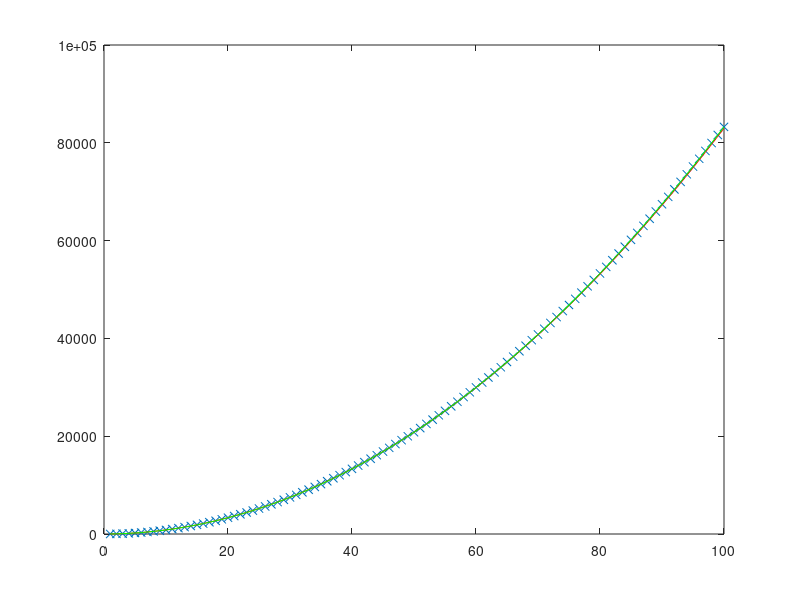

Write MATLAB code to recreate this figure.
function cg_conv
% CG_CONV Short description of cg_conv.
%   CG_CONV Long description of cg_conv.
%
% Example (<a href="matlab:run_example cg_conv">run</a>)
%
% See also

%   Elmar Zander
%   Copyright 2009, Inst. of Scientific Comuting
%   $Id$ 
%
%   This program is free software: you can redistribute it and/or modify it
%   under the terms of the GNU General Public License as published by the
%   Free Software Foundation, either version 3 of the License, or (at your
%   option) any later version. 
%   See the GNU General Public License for more details. You should have
%   received a copy of the GNU General Public License along with this
%   program.  If not, see <http://www.gnu.org/licenses/>.

clc
contract( 8, 1 )
contract( 9, 1 )
contract( 33, 2 )
contract( 34, 2 )
contract( 75, 3 )
contract( 76, 3 )
contract( 133, 4 )
contract( 134, 4 )
%contract( 76, 3 )

k=1:100;
kappa=inv_contract(k);
hold off
plot(log(k),log(kappa),'x')
[m,n]=polyfit(log(k),log(kappa),1);
hold on
plot(log(k),m(2)+m(1)*log(k),'r-')
plot(log(k),log(4/log(2)^2)+2*log(k),'g-')
hold off
keyboard
plot(k,kappa,'x')
[m,n]=polyfit(log(k),log(kappa),1);
hold on
plot(k,exp(m(2))*k.^m(1),'r-')
%plot(k,9/1.08*k.^2,'g-')
plot(k,4/log(2)^2*k.^2,'g-')

function rho=contract(kappa,k)
rho=2*((sqrt(kappa)-1)./(sqrt(kappa)+1)).^k;

function kappa=inv_contract(k)
% e^t=kappa^(1/4)
t=atanh(0.5.^(1./k));
kappa=exp(4*t);
kappa=exp(4*atanh(0.5.^(1./k)));


